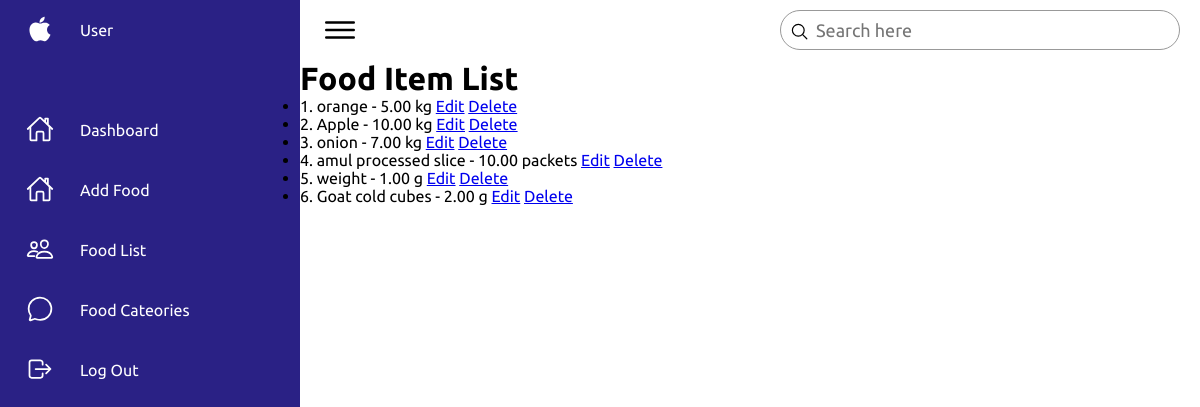
Before: /food_item_list/ (signed in) with the older database file.
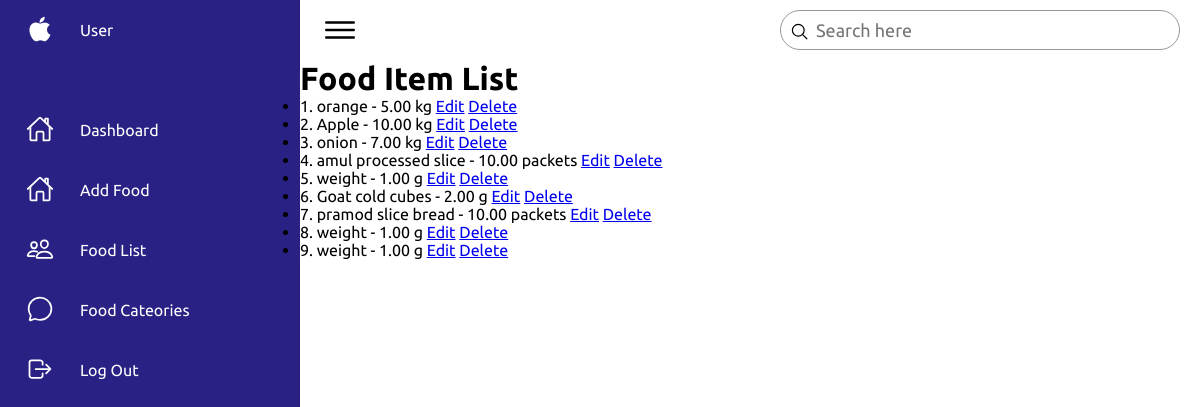
After: the same page with the newer database file.
### food_management/models.py (models this page shows, shortened)
class FoodItem(models.Model):
    UNIT_CHOICES = [
        ('kg', 'kg'),
        ('g', 'g'),
        ('ml', 'ml'),
        ('pieces', 'pieces'),
        ('packets', 'packets'),
        ('litres', 'litres'),
        ('units', 'units'),
        ('other', 'other'),
    ]
    category = models.ForeignKey(FoodCategory, on_delete=models.CASCADE)
    name = models.CharField(max_length=200)
    quantity = models.DecimalField(max_digits=10, decimal_places=2)
    unit = models.CharField(max_length=20, choices=UNIT_CHOICES)
    expiry_date = models.DateField()
    added_by = models.ForeignKey(User, on_delete=models.CASCADE)
    barcode = models.CharField(max_length=100, blank=True, null=True)

### food_management/views.py (the view)
# urls.py: path('food_item_list/', food_item_list, name='food_item_list'),
@login_required(login_url='user_login/')
def food_item_list(request):
    food_items = FoodItem.objects.filter(added_by=request.user)
    return render(request, 'food_management/food_item_list.html', {'food_items': food_items})

### templates/food_management/food_item_list.html (shortened to what this page needs)
{% extends 'base.html' %}
{% block content %}
<body>
    <h1>Food Item List</h1>
    <ul>
        {% for food_item in food_items %}
            <li>{{ forloop.counter }}. {{ food_item.name }} - {{ food_item.quantity }} {{ food_item.get_unit_display }}
                <a href="{% url 'edit_food_item' pk=food_item.pk %}">Edit</a>
                <a href="{% url 'delete_food_item' pk=food_item.pk %}">Delete</a>
            </li>
        {% endfor %}
    </ul>
{% endblock %}

Changed rows visible on the page:
added FoodItem: name "pramod slice bread", quantity "10.00", unit "packets"
added FoodItem: name "weight", quantity "1.00", unit "g"
added FoodItem: name "weight", quantity "1.00", unit "g"
